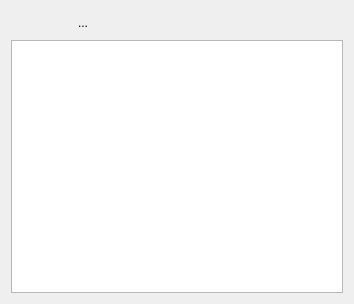
<?xml version="1.0" encoding="UTF-8"?>
<ui version="4.0">
 <class>frmRTG</class>
 <widget class="QDialog" name="frmRTG">
  <property name="geometry">
   <rect>
    <x>0</x>
    <y>0</y>
    <width>354</width>
    <height>304</height>
   </rect>
  </property>
  <property name="windowTitle">
   <string>Dialog</string>
  </property>
  <property name="windowIcon">
   <iconset resource="images.qrc">
    <normaloff>:/images/1267613805_add-address.png</normaloff>:/images/1267613805_add-address.png</iconset>
  </property>
  <layout class="QGridLayout" name="gridLayout_2">
   <item row="0" column="0">
    <layout class="QGridLayout" name="gridLayout">
     <item row="0" column="0">
      <widget class="QToolButton" name="toolButton">
       <property name="toolTip">
        <string>Bezár</string>
       </property>
       <property name="text">
        <string/>
       </property>
       <property name="icon">
        <iconset resource="images.qrc">
         <normaloff>:/images/fileclose.png</normaloff>:/images/fileclose.png</iconset>
       </property>
       <property name="autoRaise">
        <bool>true</bool>
       </property>
      </widget>
     </item>
     <item row="0" column="1">
      <widget class="QToolButton" name="toolButton_2">
       <property name="toolTip">
        <string>Új</string>
       </property>
       <property name="text">
        <string/>
       </property>
       <property name="icon">
        <iconset resource="images.qrc">
         <normaloff>:/images/new.png</normaloff>:/images/new.png</iconset>
       </property>
       <property name="autoRaise">
        <bool>true</bool>
       </property>
      </widget>
     </item>
     <item row="0" column="2">
      <widget class="QToolButton" name="toolButton_4">
       <property name="toolTip">
        <string>Módosít</string>
       </property>
       <property name="text">
        <string>...</string>
       </property>
       <property name="icon">
        <iconset resource="images.qrc">
         <normaloff>:/images/win/fileopen.png</normaloff>:/images/win/fileopen.png</iconset>
       </property>
       <property name="autoRaise">
        <bool>true</bool>
       </property>
      </widget>
     </item>
     <item row="0" column="3">
      <widget class="QToolButton" name="toolButton_3">
       <property name="toolTip">
        <string>Ment</string>
       </property>
       <property name="text">
        <string/>
       </property>
       <property name="icon">
        <iconset resource="images.qrc">
         <normaloff>:/images/save.png</normaloff>:/images/save.png</iconset>
       </property>
       <property name="autoExclusive">
        <bool>false</bool>
       </property>
       <property name="autoRaise">
        <bool>true</bool>
       </property>
      </widget>
     </item>
     <item row="0" column="4">
      <spacer name="horizontalSpacer">
       <property name="orientation">
        <enum>Qt::Horizontal</enum>
       </property>
       <property name="sizeHint" stdset="0">
        <size>
         <width>40</width>
         <height>20</height>
        </size>
       </property>
      </spacer>
     </item>
    </layout>
   </item>
   <item row="1" column="0">
    <widget class="QTableView" name="tableView">
     <property name="selectionMode">
      <enum>QAbstractItemView::SingleSelection</enum>
     </property>
     <property name="selectionBehavior">
      <enum>QAbstractItemView::SelectRows</enum>
     </property>
    </widget>
   </item>
  </layout>
 </widget>
 <resources>
  <include location="images.qrc"/>
 </resources>
 <connections/>
</ui>
